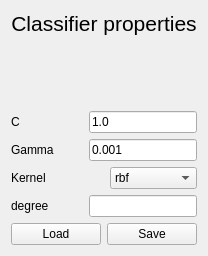
<?xml version="1.0" encoding="UTF-8"?>
<ui version="4.0">
 <class>Form</class>
 <widget class="QWidget" name="Form">
  <property name="geometry">
   <rect>
    <x>0</x>
    <y>0</y>
    <width>202</width>
    <height>256</height>
   </rect>
  </property>
  <property name="windowTitle">
   <string>Form</string>
  </property>
  <layout class="QGridLayout" name="gridLayout">
   <item row="2" column="0">
    <layout class="QVBoxLayout" name="verticalLayout">
     <item>
      <layout class="QHBoxLayout" name="horizontalLayout">
       <item>
        <widget class="QLabel" name="label">
         <property name="text">
          <string>C</string>
         </property>
        </widget>
       </item>
       <item alignment="Qt::AlignRight">
        <widget class="QLineEdit" name="lineEdit">
         <property name="text">
          <string>1.0</string>
         </property>
        </widget>
       </item>
      </layout>
     </item>
     <item>
      <layout class="QHBoxLayout" name="horizontalLayout_2">
       <item>
        <widget class="QLabel" name="label_2">
         <property name="text">
          <string>Gamma</string>
         </property>
        </widget>
       </item>
       <item alignment="Qt::AlignRight">
        <widget class="QLineEdit" name="lineEdit_2">
         <property name="text">
          <string>0.001</string>
         </property>
        </widget>
       </item>
      </layout>
     </item>
     <item>
      <layout class="QHBoxLayout" name="horizontalLayout_3">
       <item>
        <widget class="QLabel" name="label_3">
         <property name="minimumSize">
          <size>
           <width>87</width>
           <height>0</height>
          </size>
         </property>
         <property name="text">
          <string>Kernel</string>
         </property>
        </widget>
       </item>
       <item>
        <widget class="QComboBox" name="comboBox">
         <property name="maximumSize">
          <size>
           <width>87</width>
           <height>16777215</height>
          </size>
         </property>
         <item>
          <property name="text">
           <string>rbf</string>
          </property>
         </item>
         <item>
          <property name="text">
           <string>poly</string>
          </property>
         </item>
         <item>
          <property name="text">
           <string>linear</string>
          </property>
         </item>
        </widget>
       </item>
      </layout>
     </item>
     <item>
      <layout class="QHBoxLayout" name="horizontalLayout_4">
       <item>
        <widget class="QLabel" name="label_4">
         <property name="text">
          <string>degree</string>
         </property>
        </widget>
       </item>
       <item alignment="Qt::AlignRight">
        <widget class="QLineEdit" name="lineEdit_4"/>
       </item>
      </layout>
     </item>
    </layout>
   </item>
   <item row="3" column="0">
    <layout class="QHBoxLayout" name="horizontalLayout_5">
     <item>
      <widget class="QPushButton" name="pushButton">
       <property name="text">
        <string>Load</string>
       </property>
      </widget>
     </item>
     <item>
      <widget class="QPushButton" name="pushButton_2">
       <property name="text">
        <string>Save</string>
       </property>
      </widget>
     </item>
    </layout>
   </item>
   <item row="0" column="0">
    <widget class="QLabel" name="label_5">
     <property name="font">
      <font>
       <pointsize>16</pointsize>
      </font>
     </property>
     <property name="text">
      <string>&lt;html&gt;&lt;head/&gt;&lt;body&gt;&lt;p align=&quot;center&quot;&gt;Classifier properties&lt;/p&gt;&lt;/body&gt;&lt;/html&gt;</string>
     </property>
     <property name="scaledContents">
      <bool>true</bool>
     </property>
     <property name="wordWrap">
      <bool>false</bool>
     </property>
    </widget>
   </item>
   <item row="1" column="0">
    <spacer name="verticalSpacer">
     <property name="orientation">
      <enum>Qt::Vertical</enum>
     </property>
     <property name="sizeHint" stdset="0">
      <size>
       <width>20</width>
       <height>40</height>
      </size>
     </property>
    </spacer>
   </item>
  </layout>
 </widget>
 <resources/>
 <connections/>
</ui>
